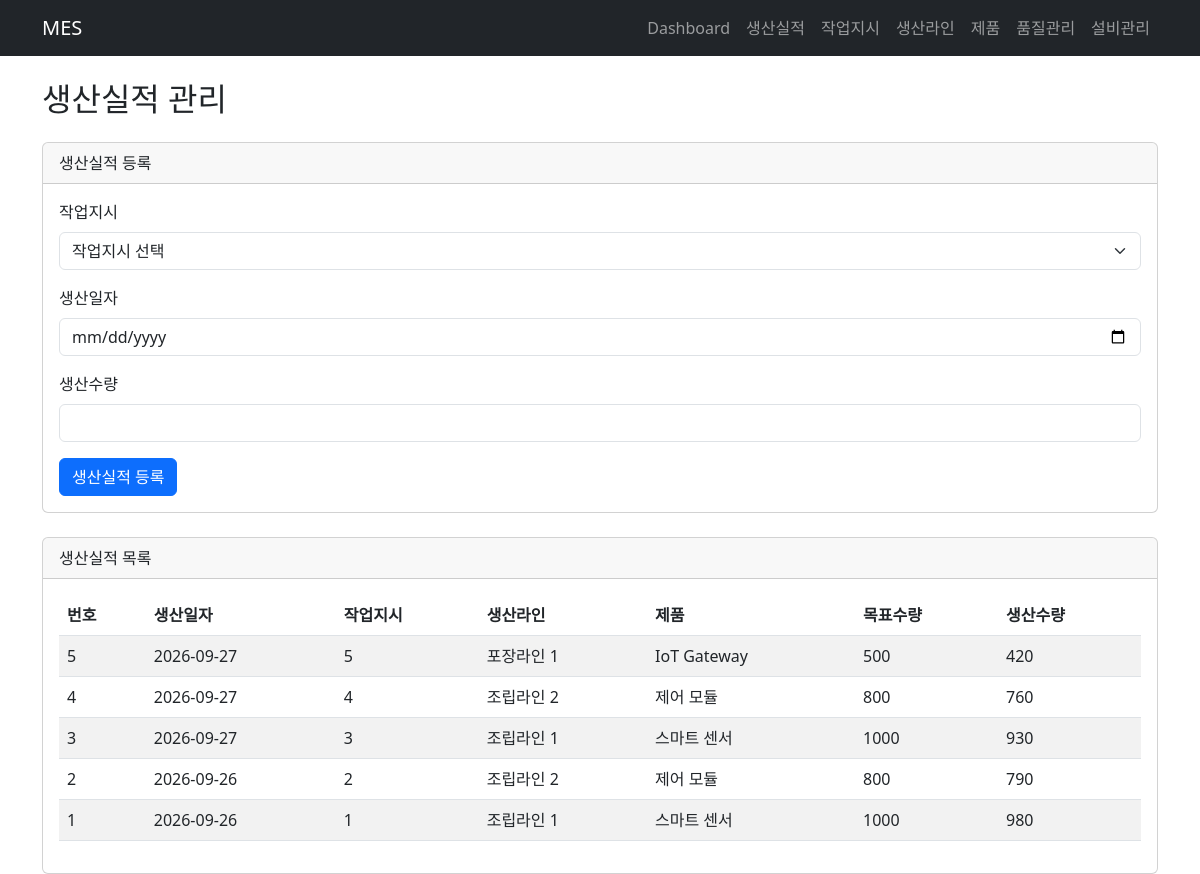
Page /production-records on the earlier database version.
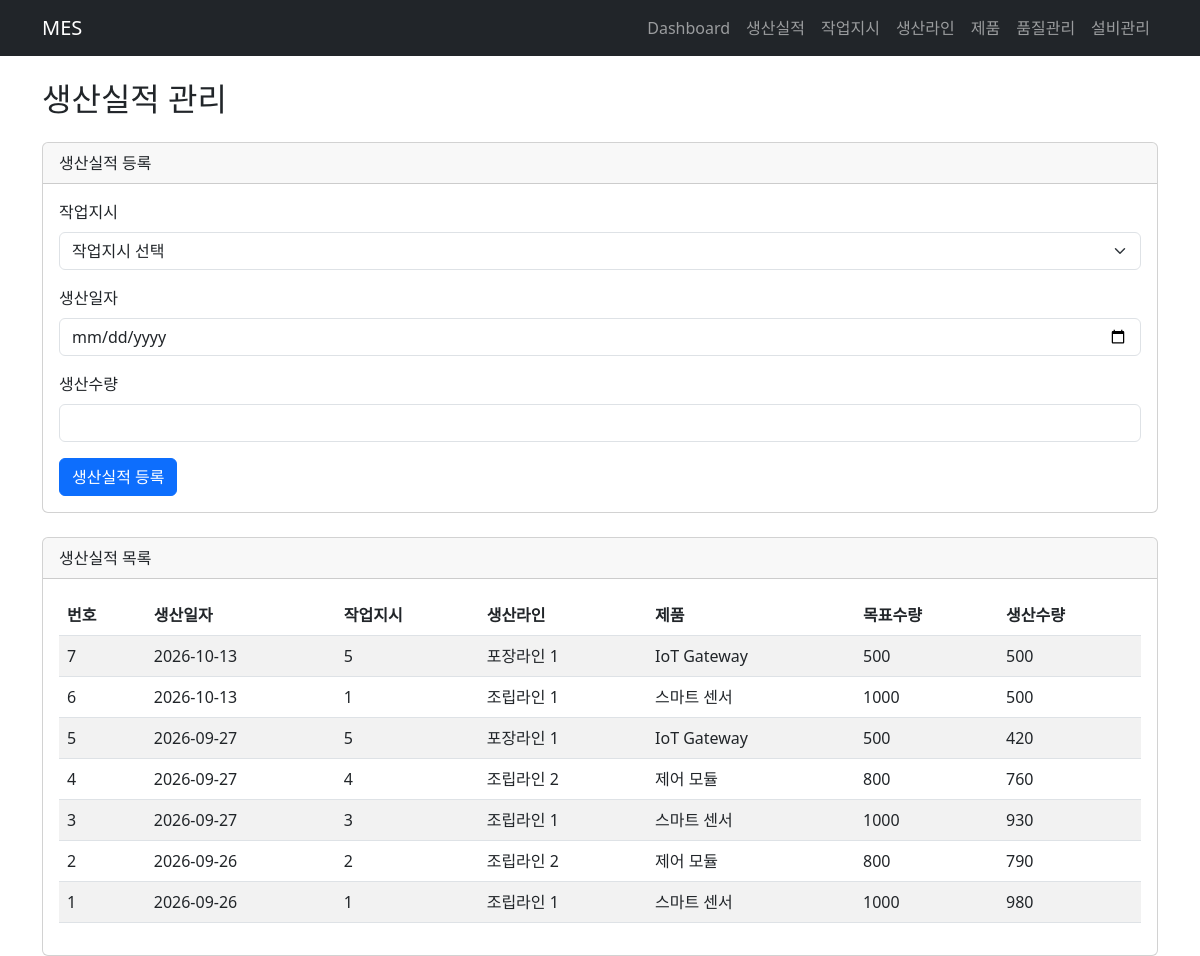
Same page on the later database version.
### tables this page shows
CREATE TABLE production_records (
    production_record_id    INTEGER PRIMARY KEY AUTOINCREMENT,
    work_order_id           INTEGER NOT NULL,
    production_date         TEXT    NOT NULL,
    produced_qty            INTEGER NOT NULL CHECK (produced_qty >= 0),
    
    FOREIGN KEY (work_order_id)
        REFERENCES work_orders(work_order_id)
);

CREATE TABLE production_lines (
    line_id     TEXT PRIMARY KEY,
    line_name   TEXT NOT NULL,
    status      TEXT NOT NULL
);

CREATE TABLE products (
    product_id      TEXT PRIMARY KEY,
    product_name    TEXT NOT NULL
);

CREATE TABLE work_orders (

    work_order_id       INTEGER PRIMARY KEY AUTOINCREMENT,
    line_id             TEXT    NOT NULL,
    product_id          TEXT    NOT NULL,
    target_qty          INTEGER NOT NULL CHECK (target_qty > 0),
    status              TEXT    NOT NULL DEFAULT 'planned'
                        CHECK (status IN ('planned', 'running', 'completed')),
    planned_start_at    TEXT    NOT NULL,
    due_at              TEXT    NOT NULL,
    actual_start_at     TEXT,
    actual_end_at       TEXT,
    created_at          TEXT    NOT NULL DEFAULT (datetime('now', 'localtime')),

    FOREIGN KEY (line_id)
        REFERENCES production_lines(line_id),

    FOREIGN KEY (product_id)
        REFERENCES products(product_id)
    
);

### main.py (the view)
@app.get("/production-records", response_class=HTMLResponse)
def production_records_page(request: Request):
    production = service.list_production_records()
    orders = service.list_work_orders()
    return templates.TemplateResponse(
        request=request,
        name="production.html",
        context={
            "production": production,
            "orders": orders
        }
    )

### templates/production.html (shortened to what this page needs)
{% extends "base.html" %}
{% block content %}
<h2 class="mb-4">생산실적 관리</h2>
<div class="card mb-4">
    <div class="card-header">생산실적 등록</div>
    <div class="card-body">
        <form method="post" action="/production-records">
            <div class="mb-3">
                <label class="form-label">작업지시</label>
                <select name="work_order_id" class="form-select" required>
                    <option value="">작업지시 선택</option>
                </select>
            </div>
            <div class="mb-3">
                <label class="form-label">생산일자</label>
                <input type="date" name="production_date"
                       class="form-control" required>
            </div>
            <div class="mb-3">
                <label class="form-label">생산수량</label>
                <input type="number" name="produced_qty"
                       min="0" class="form-control" required>
            </div>
            <button type="submit" class="btn btn-primary">
                생산실적 등록
            </button>
        </form>
    </div>
</div>
<div class="card">
    <div class="card-header">생산실적 목록</div>
    <div class="card-body">
        <table class="table table-striped">
            <thead>
                <tr>
                    <th>번호</th>
                    <th>생산일자</th>
                    <th>작업지시</th>
                    <th>생산라인</th>
                    <th>제품</th>
                    <th>목표수량</th>
                    <th>생산수량</th>
                </tr>
            </thead>
            <tbody>
                {% for record in production %}
                <tr>
                    <td>{{ record.production_record_id }}</td>
                    <td>{{ record.production_date }}</td>
                    <td>{{ record.work_order_id }}</td>
                    <td>{{ record.line_name }}</td>
                    <td>{{ record.product_name }}</td>
                    <td>{{ record.target_qty }}</td>
                    <td>{{ record.produced_qty }}</td>
                </tr>
                {% endfor %}
            </tbody>
        </table>
    </div>
</div>
{% endblock %}

### templates/base.html (shortened to what this page needs)
<!DOCTYPE html>
<html>
<head>
    <link
        href="https://cdn.jsdelivr.net/npm/bootstrap@5.3.0/dist/css/bootstrap.min.css"
        rel="stylesheet"
    >
</head>
<body>
    {% include "header.html" %}
    <div class="container mt-4">
        {% block content %}
        {% endblock %}
    </div>
</body>
</html>

### templates/header.html
<nav class="navbar navbar-expand-lg navbar-dark bg-dark">
    <div class="container">
        <a class="navbar-brand" href="/test">MES</a>
        <div class="navbar-nav">
            <a class="nav-link" href="#">Dashboard</a>
            <a class="nav-link" href="/production-records">생산실적</a>
            <a class="nav-link" href="/work-orders">작업지시</a>
            <a class="nav-link" href="/lines">생산라인</a>
            <a class="nav-link" href="/products">제품</a>
            <a class="nav-link" href="/quality-inspections">품질관리</a>
            <a class="nav-link" href="/line-sensor-readings">설비관리</a>
        </div>
    </div>
</nav>

Differences in the rows shown:
added production_records: production_record_id "7", production_date "2026-10-13", work_order_id "5", line_name "포장라인 1", product_name "IoT Gateway", target_qty "500", produced_qty "500"
added production_records: production_record_id "6", production_date "2026-10-13", work_order_id "1", line_name "조립라인 1", product_name "스마트 센서", target_qty "1000", produced_qty "500"
